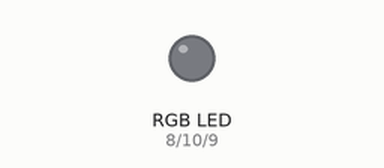
A sketch run on a simulated Arduino Uno, built with avr-gcc and run on an emulated ATmega328P. Shown: an RGB LED mixed from three pins (HIGH = lit).

Above: at 0.5 s.
At 1.5 s:
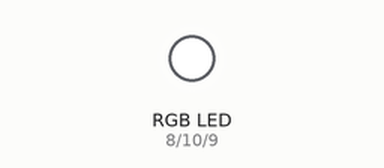
At 2.5 s:
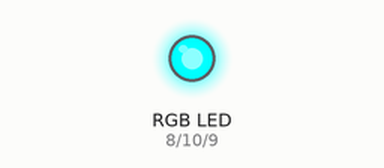
At 3.5 s:
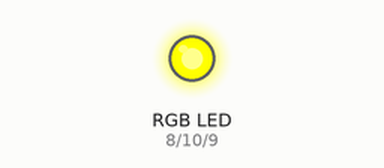
At 4.5 s:
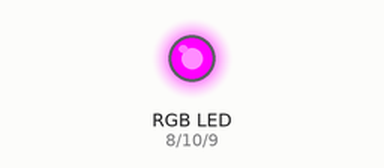
Timing chart, 0 to 6.5 s (numbered marks = the images above):
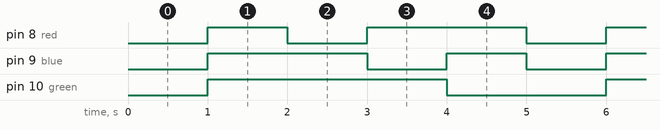

The sketch:

RGBLedBasic.ino
```cpp
int red = 8;
int blue = 9;
int green = 10;

void setup() {

  pinMode(red, OUTPUT);
  pinMode(blue, OUTPUT);
  pinMode(green, OUTPUT);
}

void loop() {

  // Turn ON
  digitalWrite(red, 0);
  digitalWrite(blue, 0);
  digitalWrite(green, 0);
  delay(1000);
  // Turn OFF
  digitalWrite(red, 1);
  digitalWrite(blue, 1);
  digitalWrite(green, 1);
  delay(1000);
  // Red
  digitalWrite(red, 0);
  digitalWrite(blue, 1);
  digitalWrite(green, 1);
  delay(1000);
  // Blue
  digitalWrite(red, 1);
  digitalWrite(blue, 0);
  digitalWrite(green, 1);
  delay(1000);
   // Green
  digitalWrite(red, 1);
  digitalWrite(blue, 1);
  digitalWrite(green, 0);
  delay(1000);


}
```

Measured:
- by itself, pin 8 (red): repeats every 5.0 s: LOW 1.0 s, HIGH 2.0 s, LOW 1.0 s, HIGH 1.0 s
- by itself, pin 9 (blue): repeats every 5.0 s: LOW 1.0 s, HIGH 1.0 s, LOW 1.0 s, HIGH 2.0 s
- by itself, pin 10 (green): alternates HIGH for 3.0 s and LOW for 2.0 s
